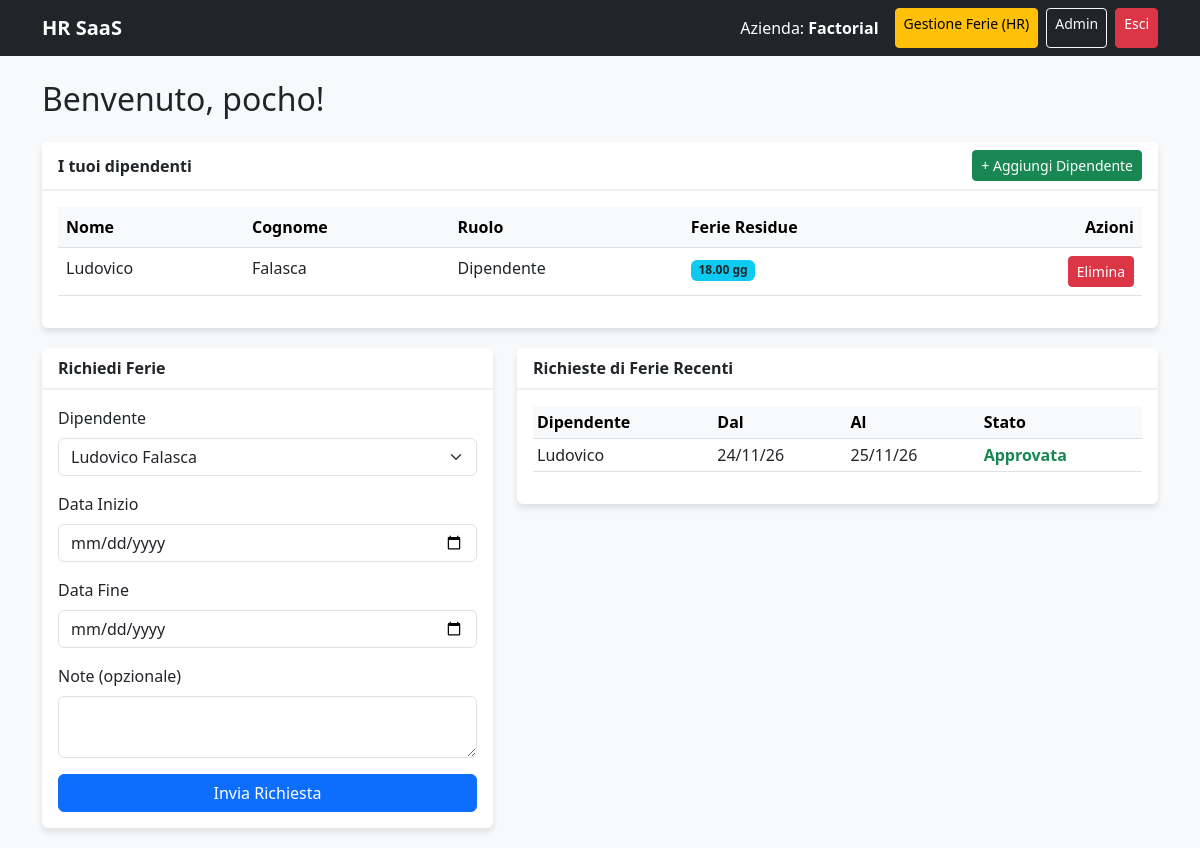
The app's page / (signed in) with its own data.
### personale/models.py (models this page shows, shortened)
class Azienda(models.Model):
    nome = models.CharField(max_length=255)
    partita_iva = models.CharField(max_length=20, blank=True, null=True)
    data_creazione = models.DateTimeField(auto_now_add=True)

class Dipendente(models.Model):
    azienda = models.ForeignKey(Azienda, on_delete=models.CASCADE)
    nome = models.CharField(max_length=100)
    cognome = models.CharField(max_length=100)
    email = models.EmailField(unique=True)
    data_assunzione = models.DateField()
    ruolo = models.CharField(max_length=100, default='Dipendente')
    ferie_residue = models.DecimalField(max_digits=5, decimal_places=2, default=20.00)

class RichiestaFerie(models.Model):
    STATO_CHOICES = [
        ('In attesa', 'In attesa'),
        ('Approvata', 'Approvata'),
        ('Rifiutata', 'Rifiutata'),
    ]
    dipendente = models.ForeignKey(Dipendente, on_delete=models.CASCADE)
    data_inizio = models.DateField()
    data_fine = models.DateField()
    stato = models.CharField(max_length=20, choices=STATO_CHOICES, default='In attesa')
    note = models.TextField(blank=True, null=True)

### personale/views.py (the view, shortened to what this page needs)
# urls.py: path('', views.dashboard, name='dashboard'),
@login_required
def dashboard(request):
    profilo = Profilo.objects.get(user=request.user)
    azienda = profilo.azienda
    dipendenti = Dipendente.objects.filter(azienda=azienda)
    richieste = RichiestaFerie.objects.filter(dipendente__azienda=azienda).order_by('-id')
    context = {
        'azienda': azienda,
        'dipendenti': dipendenti,
        'richieste': richieste,
    }
    return render(request, 'personale/dashboard.html', context)

### personale/templates/personale/dashboard.html (shortened to what this page needs)
<!DOCTYPE html>
<html lang="it">
<head>
    <link href="https://cdn.jsdelivr.net/npm/bootstrap@5.3.0/dist/css/bootstrap.min.css" rel="stylesheet">
</head>
<body>
    <nav class="navbar navbar-expand-lg navbar-dark mb-4">
        <div class="container">
            <a class="navbar-brand" href="/">HR SaaS</a>
            <div class="d-flex">
                <span class="navbar-text text-white me-3">
                    Azienda: <strong>{{ azienda.nome }}</strong>
                </span>
                <a href="/gestione-ferie/" class="btn btn-warning btn-sm me-2">Gestione Ferie (HR)</a>
                <a href="/admin/" class="btn btn-outline-light btn-sm me-2">Admin</a>
                <a href="/admin/logout/" class="btn btn-danger btn-sm">Esci</a>
            </div>
        </div>
    </nav>
    <div class="container">
        <h2 class="mb-4">Benvenuto, {{ request.user.username }}!</h2>
        <div class="card">
            <div class="card-header d-flex justify-content-between align-items-center"><span>I tuoi dipendenti</span><a href="/aggiungi-dipendente/" class="btn btn-success btn-sm">+ Aggiungi Dipendente</a></div>
            <div class="card-body">
                <div class="table-responsive">
                    <table class="table table-hover">
                        <thead class="table-light">
                            <tr>
                                <th>Nome</th>
                                <th>Cognome</th>
                                <th>Ruolo</th>
                                <th>Ferie Residue</th><th class="text-end">Azioni</th>
                            </tr>
                        </thead>
                        <tbody>
                            {% for dipendente in dipendenti %}
                            <tr>
                                <td>{{ dipendente.nome }}</td>
                                <td>{{ dipendente.cognome }}</td>
                                <td>{{ dipendente.ruolo }}</td>
                                <td><span class="badge bg-info text-dark">{{ dipendente.ferie_residue }} gg</span></td><td class="text-end"><a href="/elimina-dipendente/{{ dipendente.id }}/" class="btn btn-danger btn-sm" onclick="return confirm('Sei sicuro di voler eliminare questo dipendente?');">Elimina</a></td>
                            </tr>
                            {% empty %}
                            <tr>
                                <td colspan="4" class="text-center">Nessun dipendente trovato.</td>
                            </tr>
                            {% endfor %}
                        </tbody>
                    </table>
                </div>
            </div>
        </div>
        <div class="row">
            <div class="col-md-5">
                <div class="card">
                    <div class="card-header">Richiedi Ferie</div>
                    <div class="card-body">
                        <form method="POST" action="">
                            <div class="mb-3">
                                <label class="form-label">Dipendente</label>
                                <select name="dipendente_id" class="form-select" required>
                                    {% for dipendente in dipendenti %}
                                        <option value="{{ dipendente.id }}">{{ dipendente.nome }} {{ dipendente.cognome }}</option>
                                    {% endfor %}
                                </select>
                            </div>
                            <div class="mb-3">
                                <label class="form-label">Data Inizio</label>
                                <input type="date" name="data_inizio" class="form-control" required>
                            </div>
                            <div class="mb-3">
                                <label class="form-label">Data Fine</label>
                                <input type="date" name="data_fine" class="form-control" required>
                            </div>
                            <div class="mb-3">
                                <label class="form-label">Note (opzionale)</label>
                                <textarea name="note" class="form-control" rows="2"></textarea>
                            </div>
                            <button type="submit" class="btn btn-primary w-100">Invia Richiesta</button>
                        </form>
                    </div>
                </div>
            </div>
            <div class="col-md-7">
                <div class="card">
                    <div class="card-header">Richieste di Ferie Recenti</div>
                    <div class="card-body">
                        <div class="table-responsive">
                            <table class="table table-sm">
                                <thead class="table-light">
                                    <tr>
                                        <th>Dipendente</th>
                                        <th>Dal</th>
                                        <th>Al</th>
                                        <th>Stato</th>
                                    </tr>
                                </thead>
                                <tbody>
                                    {% for richiesta in richieste %}
                                    <tr>
                                        <td>{{ richiesta.dipendente.nome }}</td>
                                        <td>{{ richiesta.data_inizio|date:"d/m/y" }}</td>
                                        <td>{{ richiesta.data_fine|date:"d/m/y" }}</td>
                                        <td>
                                            {% if richiesta.stato == 'In attesa' %}
                                                <span class="stato-attesa">{{ richiesta.stato }}</span>
                                            {% elif richiesta.stato == 'Approvata' %}
                                                <span class="stato-approvata">{{ richiesta.stato }}</span>
                                            {% else %}
                                                <span class="stato-rifiutata">{{ richiesta.stato }}</span>
                                            {% endif %}
                                        </td>
                                    </tr>
                                    {% empty %}
                                    <tr>
                                        <td colspan="4" class="text-center">Nessuna richiesta.</td>
                                    </tr>
                                    {% endfor %}
                                </tbody>
                            </table>
                        </div>
                    </div>
                </div>
            </div>
        </div>
    </div>
</body>
</html>

### personale/templates/personale/dashboard.html (style rules this page uses)
body { background-color: #f8f9fa; }
.navbar { background-color: #212529; }
.navbar-brand { color: white !important; font-weight: bold; }
.card { border: none; box-shadow: 0 4px 6px rgba(0,0,0,0.1); margin-bottom: 20px; }
.card-header { background-color: #fff; border-bottom: 2px solid #f0f0f0; font-weight: bold; }
.stato-approvata { color: #198754; font-weight: bold; }

### records on screen
Azienda: nome "Factorial"
Dipendente: nome "Ludovico", cognome "Falasca", ruolo "Dipendente", ferie_residue "18.00"
RichiestaFerie: dipendente.nome "Ludovico", data_inizio "24/11/26", data_fine "25/11/26", stato "Approvata"

### other values on screen
{{ request.user.username }} "pocho"
form field dipendente_id "Ludovico Falasca"
